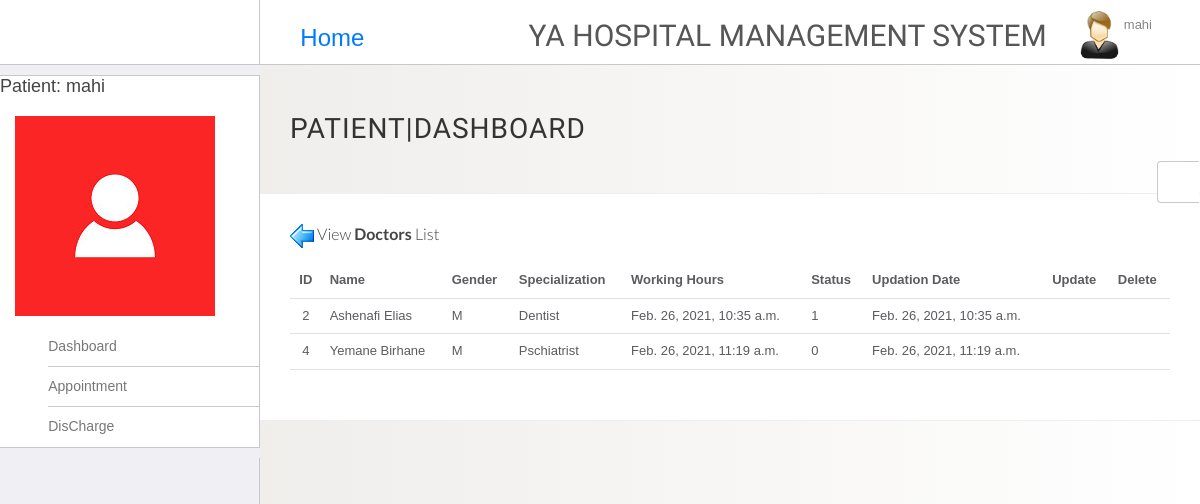
/users/manage_doctors/ (signed in), run on the app's committed database.
### users/models.py (models this page shows, shortened)
class Patient(models.Model):
    patient = models.OneToOneField(User, default="", on_delete=models.CASCADE)
    a = 'A'
    aa = 'A+'
    b = 'B'
    bb = 'B+'
    ab = 'AB'
    oo = 'O+'
    o ='O-'
    blood_choice = (
        (a , 'A'),
        (aa , 'A+'),
        (b , 'B'),
        (bb , 'B+'),
        (ab , 'AB'),
        (oo , 'O+'),
        (o , 'O-'),
    )
    blood_type = models.CharField(choices=blood_choice, max_length=10, blank=True, null=True)
    address = models.CharField(max_length=100, blank=True, null=True)
    mobile_no = models.CharField(max_length=20, blank=True, null=True)
    age = models.PositiveSmallIntegerField()
    Male = 'M'
    Female = 'F'
    Gender = [
        (Male, 'M'),
        (Female, 'F'),
    ]
    gender = models.CharField(max_length=1, choices=Gender, default="",)
    Active = 1
    InActive = 0
    status_choice = (
        (Active, 1),
        (InActive, 0),
    )
    status = models.IntegerField(choices=status_choice)
    image = models.ImageField(default='default.jpg', upload_to='profile_pics', blank=True, null=True)
    creation_date = models.DateTimeField(default=timezone.now)
    updation_date = models.DateTimeField(default=timezone.now)
    class Meta:
        verbose_name_plural = 'Patients'

class Doctor(models.Model):
    doctor = models.OneToOneField(User, default="", on_delete=models.CASCADE)
    specialization = models.ForeignKey(DoctorSpecialization, null=True, blank=True, on_delete=models.SET_NULL)
    address = models.CharField(max_length=100, blank=True, null=True)
    phone_no = models.CharField(max_length=20, blank=True, null=True)
    mobile_no = models.CharField(max_length=20, blank=True, null=True)
    creation_date = models.DateTimeField(default=timezone.now, blank=True, null=True)
    updation_date = models.DateTimeField(default=timezone.now)
    Male = 'M'
    Female = 'F'
    Gender = [
        (Male, 'M'),
        (Female, 'F'),
    ]
    gender = models.CharField(max_length=1, choices=Gender, default="",)
    working_hour = models.DateTimeField(default=timezone.now, blank=True, null=True)
    Active = 1
    InActive = 0
    status_choice = (
        (Active, 1),
        (InActive, 0),
    )
    status = models.IntegerField(choices=status_choice)
    image = models.ImageField(default='default.jpg', upload_to='profile_pics', blank=True, null=True)
    class Meta:
        verbose_name_plural = 'Doctors'

class DoctorSpecialization(models.Model):
    specialization = models.CharField(max_length=50)
    creation_date = models.DateTimeField(default=timezone.now)
    updation_date = models.DateTimeField(default=timezone.now)
    class Meta:
        verbose_name_plural = 'Doctors Specialization'
    def __str__(self):
        return self.specialization

### users/views.py (the view)
# urls.py: path('manage_doctors/', ManageDoctors.as_view(), name='manage_doctors'),
class ManageDoctors(LoginRequiredMixin, ListView):
    model = Doctor
    template_name = 'manage_doctors.html'
    context_object_name = 'doctors'

### templates/manage_doctors.html
{% extends 'main.html' %}
{% load static %}
{% block content %}
  <div class="container-fluid container-fullw bg-white">
    <div class="row">
      <div class="col-md-12">
        <h5 class="over-title margin-bottom-15"> <a href="{% url 'main-home' %}"><img src="{% static 'images/back.ICO' %}" alt=""> </a>View <span class="text-bold">Doctors</span> List</h5>
      <table class="table table-hover" id="sample-table-1">
          <thead>
            <tr>
              <th class="center">ID</th>
              <th>Name</th>
              <th>Gender</th>
              <th>Specialization</th>
              <th>Working Hours</th>
              <th>Status</th>
              <th>Updation Date </th>
              <th>Update</th>
              <th>Delete</th>
            </tr>
          </thead>
        {% for doctor in doctors %}
          <tbody>
            <tr>
              <td class="center">{{doctor.id}}</td>
              <td class="hidden-xs">{{doctor.doctor.first_name}} {{doctor.doctor.last_name}}</td>
              <td>{{doctor.gender}}</td>
              <td>{{doctor.specialization}}</td>
              <td>{{doctor.working_hour}}</td>
              <td>{{doctor.status}}</td>
              <td>{{doctor.updation_date}}</td>
              <td><a href="{% url 'update_doctor' doctor.pk %}"><i class="fa fa-edit" aria-hidden="true"></i></a> </td>
              <td><a href="{% url 'delete_doctor' doctor.pk %}"><i class="fa fa-trash" aria-hidden="true"></i></a> </td>
            </tr>
           </tbody>
         {% endfor %}
         </table>
        </div>
      </div>
    </div>
{% endblock content %}

### templates/main.html (shortened to what this page needs)
{% load static %}
<!DOCTYPE html>
<html lang="en">
	<head>
    <link rel="stylesheet" href="{% static 'css/themes/theme-1.css' %}" id="skin_color" />
		<link rel="stylesheet" href="{% static 'vendor/bootstrap/css/bootstrap.min.css' %}">
		<link rel="stylesheet" href="{% static 'vendor/fontawesome/css/font-awesome.min.css' %}">
		<link rel="stylesheet" href="{% static 'vendor/themify-icons/themify-icons.min.css' %}">
		<link href="{% static 'vendor/animate.css/animate.min.css' %}" rel="stylesheet" media="screen">
		<link href="{% static 'vendor/perfect-scrollbar/perfect-scrollbar.min.css' %}" rel="stylesheet" media="screen">
		<link href="{% static 'vendor/switchery/switchery.min.css' %}" rel="stylesheet" media="screen">
		<link href="{% static 'vendor/bootstrap-touchspin/jquery.bootstrap-touchspin.min.css' %}" rel="stylesheet" media="screen">
		<link href="{% static 'vendor/select2/select2.min.css' %}" rel="stylesheet" media="screen">
		<link href="{% static 'vendor/bootstrap-datepicker/bootstrap-datepicker3.standalone.min.css' %}" rel="stylesheet" media="screen">
		<link href="{% static 'vendor/bootstrap-timepicker/bootstrap-timepicker.min.css' %}" rel="stylesheet" media="screen">
		<link rel="stylesheet" type="text/css" href="{% static 'main/css/bootstrap.min.css' %}">
		<link rel="stylesheet" href="{% static 'css/styles.css' %}">
		<link rel="stylesheet" href="{% static 'css/plugins.css' %}">
		<link rel="stylesheet" type="text/css" href="{% static 'main.css' %}">
	</head>
	<body>
		<div id="app">
      <div class="sidebar app-aside" id="sidebar">
      				<div class="sidebar-container perfect-scrollbar">
      						<ul class="nav navbar-left">
      								<li  style="padding-top:5% ">
                        {% if user.admin %}
                          <h4>Admin: {{user.username}}</h4>
                          {% elif user.doctor %}
                            <h4>Doctor: {{user.username}}</h4>
                        {% elif user.patient %}
								          <h4>Patient: {{user.username}}</h4>
                        {% else %}
                          <h4>User: {{user.username}}</h4>
                        {% endif %}
      							</li>
    							<li>
                    {% if user.admin %}
      								<a href class="dropdown-toggle" data-toggle="dropdown">
      									<img src="{{ user.admin.image.url }}" alt="profile" > <span class="username"></i></span></a>
                    {% elif user.doctor %}
                      <a href class="dropdown-toggle" data-toggle="dropdown">
                      <img src="{{ user.doctor.image.url }}" alt="profile" > <span class="username"></i></span></a>
                    {% elif user.patient %}
                        <a href class="dropdown-toggle" data-toggle="dropdown">
                        <img src="{{ user.patient.image.url }}" alt="profile" > <span class="username"></i></span></a>
                    {% else %}
                        <a href class="dropdown-toggle" data-toggle="dropdown">
                          <img src="{% static 'images/avatar.png' %}" alt="profile" > <span class="username"></i></span></a>
                    {% endif %}
                  </li>
                    </ul>
            <nav>
  						<ul class="main-navigation-menu">
                {% if user.admin %}
                <li>
                  <a href="{% url 'main-home' %}">
                    <div class="item-content">
                      <div class="item-media">
                        <i class="ti-home"></i>
                      </div>
                      <div class="item-inner">
                        <span class="title"> Dashboard </span>
                      </div></div></a></li>
                <li>
                  <a href="{% url 'doctor' %}">
                    <div class="item-content">
                      <div class="item-media">
                        <i class="ti-pencil-alt"></i>
                      </div>
                      <div class="item-inner">
                        <span class="title"> Doctor </span>
                      </div>
                    </div>
                  </a>
                </li>
                <li>
                  <a href="{% url 'patient' %}">
                    <div class="item-content">
                      <div class="item-media">
                        <i class="ti-pencil-alt"></i>
                      </div>
                      <div class="item-inner">
                        <span class="title"> Patient </span>
                      </div>
                    </div>
                  </a>
                </li>
                <li>
                  <a href="{% url 'appointment' %}">
                    <div class="item-content">
                      <div class="item-media">
                        <i class="ti-pencil-alt"></i>
                      </div>
                      <div class="item-inner">
                        <span class="title"> Appointment </span>
                      </div>
                    </div>
                  </a>
                </li>
                {% elif user.patient %}
                <li>
                  <a href="{% url 'main-home' %}">
                    <div class="item-content">
                      <div class="item-media">
                        <i class="ti-home"></i>
                      </div>
                      <div class="item-inner">
                        <span class="title"> Dashboard </span>
                      </div></div></a></li>
                <li>
                  <a href="{% url 'appointment' %}">
                    <div class="item-content">
                      <div class="item-media">
                        <i class="ti-pencil-alt"></i>
                      </div>
                      <div class="item-inner">
                        <span class="title"> Appointment </span>
                      </div>
                    </div>
                  </a>
                </li>
                <li>
                  <a href="{% url 'discharge_patient' %}">
                    <div class="item-content">
                      <div class="item-media">
                        <i class="ti-pencil-alt"></i>
                      </div>
                      <div class="item-inner">
                        <span class="title"> DisCharge </span>
                      </div>
                    </div>
                  </a>
                </li>
                {% endif %}
  						</ul>
  					</nav>
      					</div>
      			</div>
			<div class="app-content">
        <header class="navbar navbar-default navbar-static-top ">
        					<div class="navbar-header ">
        						<a href="#" class="sidebar-toggler pull-right visible-md visible-lg" data-toggle-class="app-sidebar-closed" data-toggle-target="#app">
        							<i class="ti-align-justify"></i>
        						</a>
        					</div>
        					<div class="navbar-collapse collapse">
                    <ul class="nav navbar-nav">
                      <h3 style="margin-top:25px;"><a class="nav-item nav-link text-black" href="{% url 'main-home' %}"><i class="fa fa-home" aria-hidden="true"></i> Home</a></h3>
                   </ul>
        						<ul class="nav navbar-right">
        								<li  style="padding-top:2% ">
                          <a href="{% url 'main-home' %}">
        								<h2>YA Hospital Management System</h2></a>
        							</li>
        							<li class="dropdown current-user">
        								<a href class="dropdown-toggle" data-toggle="dropdown">
        									<img src="{% static 'images/images.jpg' %}"> <span class="username">
                            {{ user.username }}
                         <i class="ti-angle-down"></i></i></span>
        								</a>
        							</li>
        						</ul>
        					</div>
        				</header>
				<div class="main-content" >
					<div class="wrap-content container" id="container">
						<section id="page-title">
							<div class="row">
								<div class="col-sm-8">
									<h1 class="mainTitle">
                    {% if user.admin %}
                      Admin|Dashboard
                    {% elif user.doctor %}
                      Doctor|Dashboard
                    {% elif user.patient %}
                      Patient|Dashboard
                    {% else %}
                      User|Dashboard
                    {% endif %}</h1>
										</div>
							</div>
						</section>
            {% block content %}
            {% endblock content %}
					</div>
				</div>
			</div>
      <div class="settings panel panel-default hidden-xs hidden-sm" id="settings">
      				<button ct-toggle="toggle" data-toggle-class="active" data-toggle-target="#settings" class="btn btn-default">
      					<i class="fa fa-spin fa-gear"></i>
      				</button>
      				</div>
      			</div>
	</body>
</html>

### static/css/themes/theme-1.css (style rules this page uses)
body { background: #FAFAFA; }
header .navbar-header { background: #ffffff !important; border-right-color: #c8c7cc !important; border-bottom-color: #c8c7cc !important; }
header .navbar-header .sidebar-toggler, header .navbar-header .sidebar-mobile-toggler { color: #007aff !important; }
header .navbar-collapse { background: #ffffff !important; border-bottom-color: #c8c7cc !important; box-shadow: none !important; }
header .navbar-collapse .navbar-right > li > a { color: #777; }
header .navbar-collapse .navbar-right > li > a i { color: #007aff !important; }
#sidebar { background: #EFEFF4 !important; }
#sidebar:before { border-right-width: "1px" !important; border-right-style: solid; border-right-color: #c8c7cc !important; }
#sidebar nav { border-right-width: "1px" !important; border-right-style: solid; border-right-color: #c8c7cc !important; }
#sidebar nav > ul { background: #ffffff !important; border-bottom-color: #c8c7cc !important; border-top-color: #c8c7cc !important; }
#sidebar nav > ul > li > a .item-media > i { color: #007aff !important; }
#sidebar nav > ul > li > a .item-inner { color: #777 !important; border-bottom-color: #c8c7cc; }

### static/css/plugins.css (style rules this page uses)
.perfect-scrollbar { overflow-y: hidden !important; }

### static/main.css (style rules this page uses)
body { background: #fafafa; color: #333333; margin-top: 5rem; }
h1, h2, h3, h4, h5, h6 { color: #444444; }
ul { margin: 0; }
body { margin: 0; background-image: linear-gradient(to right, #ECE9E6 , #FFFFFF); }

### data on the page
Doctor: id "2", doctor.first_name "Ashenafi", doctor.last_name "Elias", gender "M", specialization "Dentist", working_hour "Feb. 26, 2021, 10:35 a.m.", status "1", updation_date "Feb. 26, 2021, 10:35 a.m."
Doctor: id "4", doctor.first_name "Yemane", doctor.last_name "Birhane", gender "M", specialization "Pschiatrist", working_hour "Feb. 26, 2021, 11:19 a.m.", status "0", updation_date "Feb. 26, 2021, 11:19 a.m."

### other printed values
{{ user.username }} "mahi"
